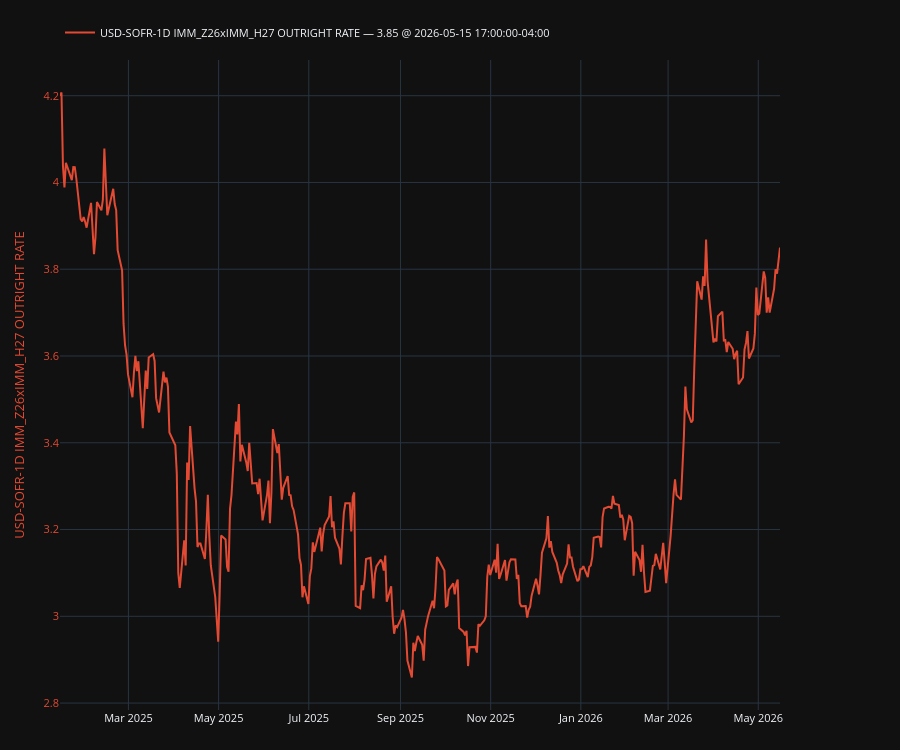

The code cell stored with this chart in its notebook:
### Code cell
plot, fig, ax, ax2, legend = make_secondary_axis_plot(engine="plotly")
plot(
    df[q.col_name().replace("-Q12STIRT", "")],
    which="left",
    indicators=[
        # {"kind": "last", "style": {"linestyle": "--", "linewidth": 1.2, "color": "tab:purple"}},  
        # {"kind": "sma", "window": 60, "style": {"linestyle": "--", "color": "green"}},
    ],
    # ou={"enable": True, "steps": 126, "add_metrics_to_legend": True}
)
legend(show_date=True, loc="upper left")
plt.show()

### Figure 1 — Plotly figure (JSON) as saved in the notebook; plotly's stock layout.template omitted (floating-point values rounded to 4 significant figures; data arrays with more than 128 entries replaced by an {"elided": "..."} marker saying what was removed)
{"data": [{"line": {"color": "#E24A33"}, "mode": "lines", "name": "USD-SOFR-1D IMM_Z26xIMM_H27 OUTRIGHT RATE — 3.85 @ 2026-05-15 17:00:00-04:00", "showlegend": true, "type": "scatter", "x": {"elided": "347 str values"}, "y": {"elided": "347 float values"}, "yaxis": "y"}], "layout": {"font": {"size": 11}, "height": 750, "legend": {"orientation": "h", "x": 0, "xanchor": "left", "y": 1.02, "yanchor": "bottom"}, "margin": {"b": 40, "l": 60, "r": 120, "t": 60}, "newshape": {"line": {"color": "red"}}, "title": {}, "xaxis": {"showgrid": true, "showspikes": true, "spikecolor": "white", "spikemode": "across", "spikesnap": "cursor"}, "yaxis": {"showgrid": true, "showspikes": true, "spikecolor": "white", "spikesnap": "cursor", "spikethickness": 0.5, "tickfont": {"color": "#E24A33"}, "title": {"font": {"color": "#E24A33"}, "text": "USD-SOFR-1D IMM_Z26xIMM_H27 OUTRIGHT RATE"}}}}
